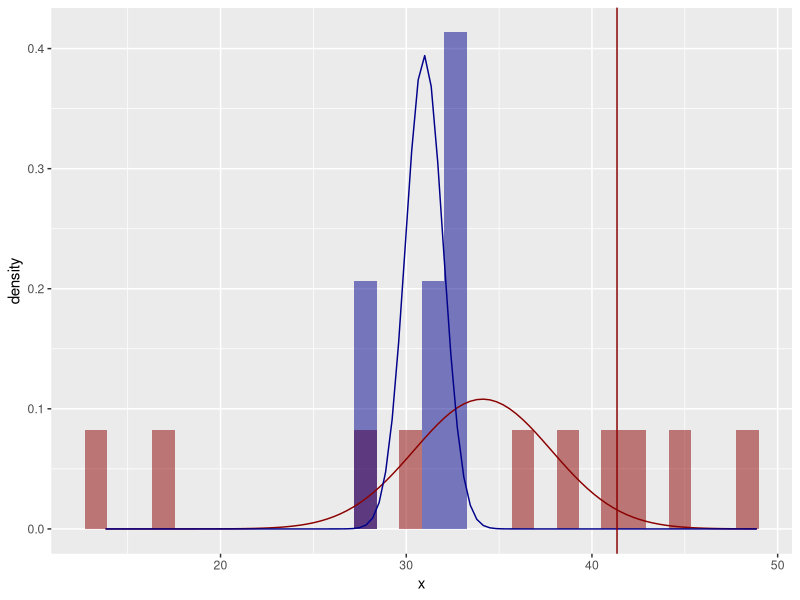

R code for this plot:
library(ggplot2)

m0 <- 30
m1 <- 31

sigma0 <- 12
sigma1 <- 4

n0 <- 10
n1 <- 4

x0 <- rnorm(n0, mean=m0, sd=sigma0)
x1 <- rnorm(n1, mean=m1, sd=sigma1)

m0 <- mean(x0)
m1 <- mean(x1)

sigma0 <- sd(x0) / sqrt(n0)
sigma1 <- sd(x1) / sqrt(n1)

x <- range(c(m0 + c(-1, 1) * 4 * sigma0, m1 + c(-1, 1) * 4 * sigma1))

g <- ggplot(data.frame(x=seq(x[1], x[2], length.out=11)), aes(x)) +
    geom_histogram(data=data.frame(x0), aes(x0, y=..density..), fill="darkred", alpha=.5) +
    geom_histogram(data=data.frame(x1), aes(x1, y=..density..), fill="darkblue", alpha=.5) +
    stat_function(fun=dnorm, geom="line", 
                  args=list(mean=m0, sd=sigma0), col="darkred") +
    stat_function(fun=dnorm, geom="line",
                  args=list(mean=m1, sd=sigma1), col="darkblue") +
    geom_vline(aes(xintercept=qnorm(.975, m0, sigma0)), col="darkred")
g